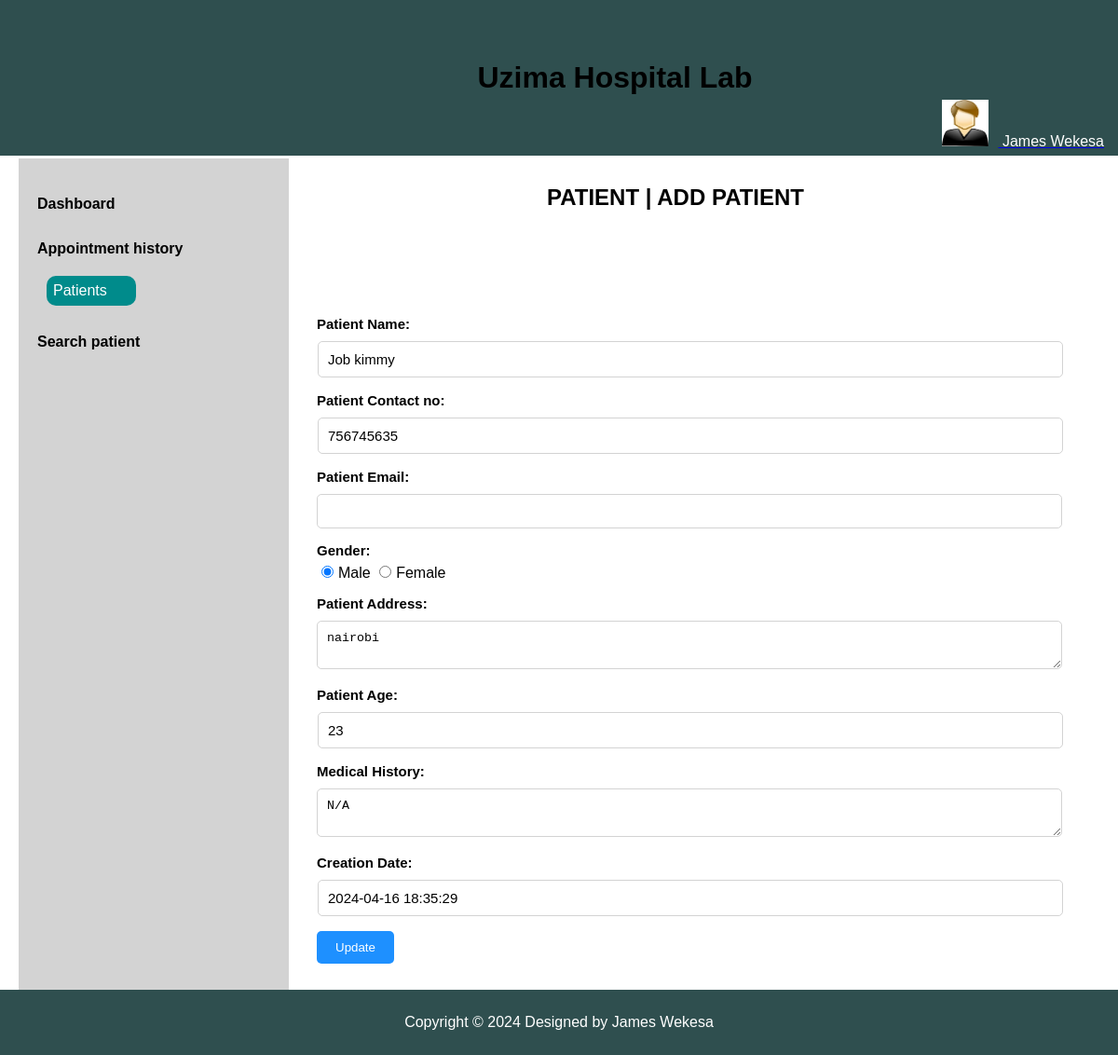
The page /doctors/edit-patient.php?editid=7 (signed in) on the database its author committed.
### tables this page shows
CREATE TABLE `doctors` (
  `id` int(11) NOT NULL,
  `specilization` varchar(255) DEFAULT NULL,
  `doctorName` varchar(255) DEFAULT NULL,
  `address` longtext DEFAULT NULL,
  `docFees` varchar(255) DEFAULT NULL,
  `contactno` bigint(11) DEFAULT NULL,
  `docEmail` varchar(255) DEFAULT NULL,
  `password` varchar(255) DEFAULT NULL,
  `creationDate` timestamp NULL DEFAULT current_timestamp(),
  `updationDate` timestamp NULL DEFAULT NULL ON UPDATE current_timestamp(),
  `username` varchar(255) DEFAULT NULL
);

CREATE TABLE `tblpatient` (
  `ID` int(10) NOT NULL,
  `Docid` int(10) DEFAULT NULL,
  `PatientName` varchar(200) DEFAULT NULL,
  `PatientContno` bigint(10) DEFAULT NULL,
  `PatientEmail` varchar(200) DEFAULT NULL,
  `PatientGender` varchar(50) DEFAULT NULL,
  `PatientAdd` mediumtext DEFAULT NULL,
  `PatientAge` int(10) DEFAULT NULL,
  `PatientMedhis` mediumtext DEFAULT NULL,
  `CreationDate` timestamp NULL DEFAULT current_timestamp(),
  `UpdationDate` timestamp NULL DEFAULT NULL ON UPDATE current_timestamp()
);

### doctors/edit-patient.php (the view, shortened to what this page needs)
<?php
include('db_connect.php');
?>
<!DOCTYPE html>
<html lang="en">
<head>
    <link rel="stylesheet" href="dashboard.css">
</head>
<body>
<?php
if (isset($_SESSION['id'])) {
    $stmt = $conn->prepare("SELECT doctorName FROM doctors WHERE id = ?");
    $stmt->bind_param("i", $_SESSION['id']);
    $stmt->execute();
    $stmt->bind_result($doctorName);
} else {
    $doctorName = "Guest";
}
?>
<header>
    <h1 style="text-align: center; color: black; margin: 5px;">Uzima Hospital Lab</h1>
    <div class="dropdown_1" style="text-align: center;">
        <a href="#" class="dropdown-toggle" data-toggle="dropdown">
            <img src="img/images.jpg" style="margin-right: 10px; width: 50px; height: 50px;">
            <span class="username" style="color: white; text-decoration: none; margin-bottom: 30px;">
                <?php echo $doctorName; ?>
            </span>
        </a>
    </div>
</header><br>
<div class="container">
    <aside>
        <ul>
            <li><a href="dashboard.php">Dashboard</a></li>
            <li><a href="appointment-history.php">Appointment history</a></li>
            <li class="dropdown">
                <div class="toggle-submenu dropbtn" onclick="toggleDropdown()">Patients</div>
            </li>
            <li><a href="search.php">Search patient</a></li>
        </ul>
    </aside>
    <main>
        <h2>PATIENT | ADD PATIENT</h2><br>
        <div class="container">
            <div class="panel-body">
                <div class="form-group">
                    <form role="form" name="" method="post">
                        <?php
                        $eid=$_GET['editid'];
                        $ret=mysqli_query($conn,"select * from tblpatient where ID='$eid'");
                        if ($row=mysqli_fetch_array($ret)) {
                            ?>
                            <label>Patient Name:</label>
                            <input type="text" name="patname" class="form-control" value="<?php echo $row['PatientName'];?>" required="true">
                            <label>Patient Contact no:</label>
                            <input type="text" name="patcontact" class="form-control" value="<?php echo $row['PatientContno'];?>" required="true" maxlength="10" pattern="[0-9]+">
                            <label>Patient Email:</label>
                            <input type="email" id="patemail" name="patemail" class="form-control"><br>
                            <label>Gender:</label>
                            <?php if($row['PatientGender']=="Female"){ ?>
                                <input type="radio" name="gender" id="gender" value="Female" checked="true">Female
                                <input type="radio" name="gender" id="gender" value="male">Male
                            <?php } else { ?>
                                <input type="radio" name="gender" id="gender" value="Male" checked="true">Male
                                <input type="radio" name="gender" id="gender" value="Female">Female
                            <?php } ?>
                            <label>Patient Address:</label>
                            <textarea name="pataddress" class="form-control" required="true"><?php echo $row['PatientAdd'];?></textarea>
                            <label>Patient Age:</label>
                            <input type="text" name="patage" class="form-control" value="<?php echo $row['PatientAge'];?>" required="true">
                            <label>Medical History:</label>
                            <textarea type="text" name="medhis" class="form-control" placeholder="Enter Patient Medical History(if any)" required="true"><?php echo $row['PatientMedhis'];?></textarea>
                            <label>Creation Date:</label>
                            <input type="text" class="form-control" value="<?php echo $row['CreationDate'];?>" readonly='true'>
                            <button type="submit" name="submit" id="submit" class="btn btn-primary">Update</button>
                        <?php } ?>
                    </form>
                </div>
            </div>
        </div>
    </main>
</div><br>
<footer>
    <div class="footer">
        <p>Copyright &copy; <?php echo date("Y"); ?> Designed by James Wekesa</p>
    </div>
</footer>
</body>
</html>

### doctors/dashboard.css (style rules this page uses)
html, body, header, footer, nav, ul, li, main, aside { margin: 0; padding: 0; }
body { font-family: Arial, sans-serif; }
header { background-color: DarkSlateGray; color: white; padding: 20px; }
.container { display: flex; margin: 20px; }
aside { width: 20%; background-color: LightGray; padding: 20px; }
aside ul { list-style: none; align-items: center; }
aside ul li { margin-bottom: 10px; display: flex; align-items: center; }
aside ul li a { color: black; text-decoration: none; font-size: 16px; margin-top: 20px; font-weight: bold; }
main { flex: 1; padding: 15px; }
footer { background-color: DarkSlateGray; color: white; text-align: center; padding: 20px; margin-top: 10px; }
label { display: inline-block; margin-bottom: 5px; font-weight: bold; font-size: 18px; }
input[type="text"], input[type="number"], input[type="date"], input[type="time"], select { font-size: 15px; padding: 4px; margin: 1px; border: 1px solid black; border-radius: 5px; }
button { color: white; background-color: lightseagreen; padding: 10px 20px; border: none; border-radius: 5px; cursor: pointer; }
h2 { text-align: center; }

### doctors/edit-patient.php (style rules this page uses)
.dropdown { display: inline-block; }
.dropbtn { background-color: darkcyan; color: white; padding: 7px; font-size: 16px; border: none; cursor: pointer; width: 100%; border-radius: 10px; margin-left: 10px; margin-top: 10px; }
.dropdown_1 { position: absolute; right: 135px; }
.panel-body { flex-grow: 1; }
header { position: fixed; top: 0; left: 0; width: 100%; padding: 60px; z-index: 1000; }
.container { display: flex; flex-direction: row; margin-top: 60px; }
aside { width: 250px; position: fixed; top: 60px; bottom: 0; overflow-y: auto; margin-top: 110px; }
main { flex: 1; margin-left: 250px; padding: 20px; overflow-y: auto; margin-top: 80px; }
footer { position: fixed; bottom: 0; left: 0; width: 100%; padding: 10px 0; z-index: 1000; }
.form-group { margin-bottom: 20px; margin-left: 30px; }
label { display: block; font-weight: bold; margin-top: 15px; font-size: 15px; }
input[type="text"], input[type="email"], textarea { width: 100%; padding: 10px; border: 1px solid lightgrey; border-radius: 5px; box-sizing: border-box; margin-top: 5px; }
input[type="radio"] { margin-right: 5px; }
button { background-color: dodgerblue; color: white; padding: 10px 20px; border: none; border-radius: 5px; cursor: pointer; margin-top: 15px; }

### rows shown on the page
doctors: doctorName "James Wekesa"
tblpatient: patname "Job kimmy", patcontact "756745635", pataddress "nairobi", patage "23", medhis "N/A", CreationDate "2024-04-16 18:35:29"
